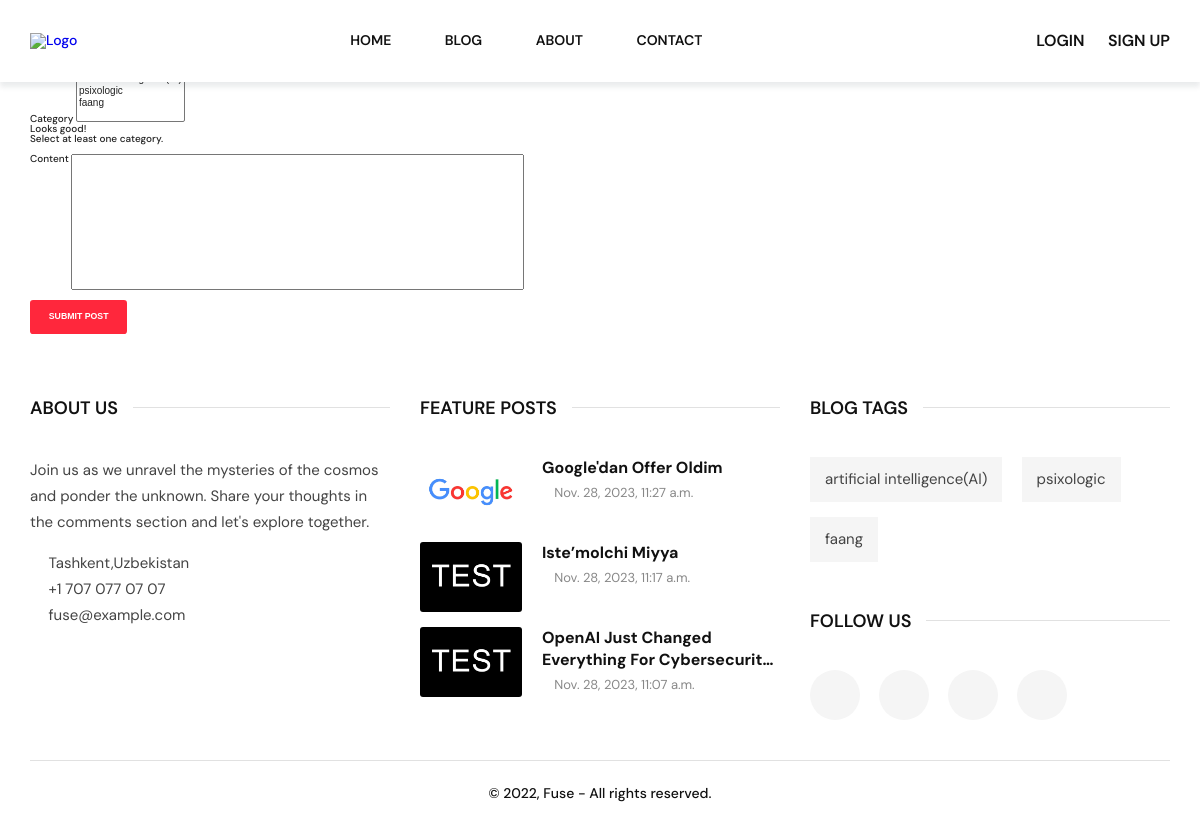
Page /add on the committed database.
### blogs/models.py (models this page shows, shortened)
class AboutUs(Model):
    about = TextField()
    phone = CharField(max_length=50)
    address = CharField(max_length=300)
    email = EmailField(max_length=300)
    class Meta:
        verbose_name = 'AboutUs'
        verbose_name_plural = 'AboutUs'

class Blog(Model):
    class Status(TextChoices):
        PENDING = 'pending', 'Pending'
        ACTIVE = 'active', 'Active'
        CANCEL = 'cancel', 'Cancel'
    title = CharField(max_length=300)
    description = RichTextField()
    image = ResizedImageField(upload_to='blogs/%m')
    user = ForeignKey(User, CASCADE, null=False)
    category = ManyToManyField(Category)
    view = IntegerField(default=0)
    status = CharField(max_length=25, choices=Status.choices, default=Status.PENDING)
    created_at = DateTimeField(auto_now=True)
    slug = SlugField(max_length=300, unique=True)
    class Meta:
        db_table = 'blog'
        verbose_name = 'Blog'
        verbose_name_plural = 'Blogs'

class Category(Model):
    name = CharField(max_length=255)
    image = ResizedImageField(upload_to='category/')
    slug = SlugField(max_length=255, unique=True)
    class Meta:
        verbose_name = 'Category'
        verbose_name_plural = 'Categories'

### blogs/views.py (the view)
# urls.py: path('add', CreateBlogView.as_view(), name='add'),
class CreateBlogView(View):
    template_name = 'blogs/add-post.html'
    def get(self, request, *args, **kwargs):
        categories = Category.objects.all()
        form = BlogForm()
        return render(request, self.template_name, {'form': form, 'categories': categories})
    def post(self, request, *args, **kwargs):
        form = BlogForm(request.POST, request.FILES)
        if form.is_valid():
            blog = form.save(commit=False)
            blog.user = request.user
            blog.save()
            form.save_m2m()
            return redirect('main')
        else:
            print(form.errors)
            categories = Category.objects.all()
            return render(request, self.template_name, {'form': form, 'categories': categories})

### blogs/forms.py
class BlogForm(forms.ModelForm):
    class Meta:
        model = Blog
        fields = ['title', 'description', 'image', 'category']

### blogs/context_processors.py (called while the page is built)
def about(request):
    return {
        "about": AboutUs.objects.first()
    }

def posts(request):
    return {
        "posts": Blog.objects.all()
    }

def categories(request):
    return {
        "categories": Category.objects.all()
    }

### templates/blogs/add-post.html (shortened to what this page needs)
{% extends 'blogs/base.html' %}
{% block content %}
    <div class="container px-4 mt-4">
        <form method="post" action="{% url 'add' %}" enctype="multipart/form-data" class="needs-validation"
              novalidate>
            <div class="row">
                <div class="col-xl-12">
                    <div class="card mb-4">
                        <div class="card-header">Create new post</div>
                        <div class="card-body">
                            <div class="row gx-3 mb-3">
                                <div class="col-md-6">
                                    <label class="small mb-1" for="title">Title</label>
                                    <div class="valid-feedback">
                                    </div>
                                    <div class="invalid-feedback">
                                    </div>
                                </div>
                                <div class="col-md-6">
                                    <label class="small mb-1" for="file">Banner image</label>
                                    <div class="valid-feedback">
                                    </div>
                                    <div class="invalid-feedback">
                                    </div>
                                </div>
                            </div>
                            <div class="mb-3">
                                <label class="small mb-1" for="category">Category</label>
                                <select id="category" name="category" class="custom-select" required multiple>
                                    {% for category in categories %}
                                        <option value="{{ category.id }}">{{ category.name }}</option>
                                    {% endfor %}
                                </select>
                                <div class="valid-feedback">
                                    Looks good!
                                </div>
                                <div class="invalid-feedback">
                                    Select at least one category.
                                </div>
                            </div>
                            <div class="mb-3">
                                <label for="editor1">Content</label>
                                <textarea name="content" id="editor1" rows="10" cols="80" required></textarea>
                            </div>
                            <input class="btn btn-info" type="submit" value="Submit post">
                        </div>
                    </div>
                </div>
            </div>
        </form>
    </div>
{% endblock %}

### templates/blogs/parts/footer.html (shortened to what this page needs)
{% load static %}
<footer>
    <div class="container">
        <div class="footer-content">
            <div class="row">
                <div class="col-12 col-md-6 col-lg-4">
                    <div class="footer-col -about">
                        <div class="center-line-title">
                            <h5>About us</h5>
                        </div>
                        <p>{{ about.about }} </p>
                        <div class="contact-method">
                            <p>{{ about.address }}</p>
                            <p>{{ about.phone }}</p>
                            <p>{{ about.email }}</p>
                        </div>
                    </div>
                </div>
                <div class="col-12 col-md-6 col-lg-4">
                    <div class="footer-col -feature-post">
                        <div class="center-line-title">
                            <h5>Feature posts</h5>
                        </div>
                        <div class="feature-post-block">
                            {% for post in posts|slice:3 %}
                                <div class="post-card -tiny">
                                <a class="card__cover" href="{% url 'post_detail' post.slug %}">
                                    <img src="{{ post.image.url }}"/>
                                </a>
                                <div class="card__content">
                                    <a class="card__content-title" href="{% url 'post_detail' post.slug %}">{{ post.title }}</a>
                                    <div class="card__content-info">
                                        <div class="info__time">
                                            <p>{{ post.created_at }}</p>
                                        </div>
                                    </div>
                                </div>
                            </div>
                            {% endfor %}
                        </div>
                    </div>
                </div>
                <div class="col-12 col-md-12 col-lg-4">
                    <div class="footer-col -util">
                        <div class="row">
                            <div class="col-12 col-md-6 col-lg-12">
                                <div class="center-line-title">
                                    <h5>Blog Tags</h5>
                                </div>
                                <div class="tags-group">
                                    {% for category in categories %}
                                        <a class="tag-btn" href="{% url 'blogs' %}?category={{ category.slug }}">{{ category.name }}</a>
                                    {% endfor %}
                                </div>
                            </div>
                            <div class="col-12 col-md-6 col-lg-12">
                                <div class="center-line-title">
                                    <h5>Follow us</h5>
                                </div>
                                <div class="social-block"><a href="#"></a>
                                    <a href="#"></a>
                                    <a href="#"></a>
                                    <a href="#"></a>
                                </div>
                            </div>
                        </div>
                    </div>
                </div>
            </div>
        </div>
        <div class="copyright">
            <p>© 2022, Fuse - All rights reserved.</p>
        </div>
    </div>
</footer>

### rows in the picture
AboutUs: about "Join us as we unravel the mysteries of the cosmos and ponder the unknown. Share your thoughts in the comments section and let's explore together.", address "Tashkent,Uzbekistan", phone "+1 707 077 07 07", email "fuse@example.com"
Blog: image (picture), title "Google'dan Offer Oldim", created_at "Nov. 28, 2023, 11:27 a.m."
Blog: image (picture), title "Iste’molchi Miyya", created_at "Nov. 28, 2023, 11:17 a.m."
Blog: image (picture), title "OpenAI Just Changed Everything For…", created_at "Nov. 28, 2023, 11:07 a.m."
Category: {{ category.id }} 1 (drawn), name "artificial intelligence(AI)"
Category: {{ category.id }} 2 (drawn), name "psixologic"
Category: {{ category.id }} 3 (drawn), name "faang"
